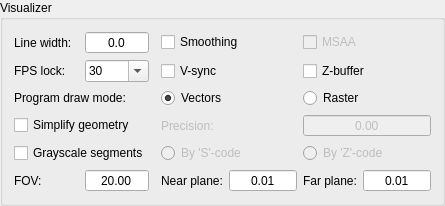
         <widget class="QGroupBox" name="grpVisualizer">
          <property name="title">
           <string>Visualizer</string>
          </property>
          <layout class="QVBoxLayout" name="verticalLayout_2">
           <item>
            <layout class="QGridLayout" name="gridLayout_5">
             <item row="1" column="4">
              <widget class="QCheckBox" name="chkZBuffer">
               <property name="text">
                <string>Z-buffer</string>
               </property>
              </widget>
             </item>
             <item row="0" column="4">
              <widget class="QCheckBox" name="radMSAA">
               <property name="enabled">
                <bool>false</bool>
               </property>
               <property name="text">
                <string>MSAA</string>
               </property>
              </widget>
             </item>
             <item row="0" column="0">
              <layout class="QHBoxLayout" name="horizontalLayout_4">
               <item>
                <widget class="QLabel" name="label_5">
                 <property name="text">
                  <string>Line width:</string>
                 </property>
                </widget>
               </item>
               <item>
                <widget class="QDoubleSpinBox" name="txtLineWidth">
                 <property name="alignment">
                  <set>Qt::AlignCenter</set>
                 </property>
                 <property name="buttonSymbols">
                  <enum>QAbstractSpinBox::NoButtons</enum>
                 </property>
                 <property name="decimals">
                  <number>1</number>
                 </property>
                 <property name="maximum">
                  <double>9.000000000000000</double>
                 </property>
                </widget>
               </item>
              </layout>
             </item>
             <item row="1" column="0">
              <layout class="QHBoxLayout" name="horizontalLayout_7">
               <item>
                <widget class="QLabel" name="label_7">
                 <property name="text">
                  <string>FPS lock:</string>
                 </property>
                </widget>
               </item>
               <item>
                <widget class="QComboBox" name="cboFps">
                 <property name="inputMethodHints">
                  <set>Qt::ImhDigitsOnly|Qt::ImhFormattedNumbersOnly</set>
                 </property>
                 <property name="editable">
                  <bool>true</bool>
                 </property>
                 <item>
                  <property name="text">
                   <string>30</string>
                  </property>
                 </item>
                 <item>
                  <property name="text">
                   <string>60</string>
                  </property>
                 </item>
                 <item>
                  <property name="text">
                   <string>120</string>
                  </property>
                 </item>
                </widget>
               </item>
              </layout>
             </item>
             <item row="2" column="0">
              <widget class="QLabel" name="label_6">
               <property name="text">
                <string>Program draw mode:</string>
               </property>
              </widget>
             </item>
             <item row="2" column="3">
              <widget class="QRadioButton" name="radDrawModeVectors">
               <property name="text">
                <string>Vectors</string>
               </property>
               <property name="checked">
                <bool>true</bool>
               </property>
               <property name="autoExclusive">
                <bool>false</bool>
               </property>
              </widget>
             </item>
             <item row="2" column="4">
              <widget class="QRadioButton" name="radDrawModeRaster">
               <property name="text">
                <string>Raster</string>
               </property>
               <property name="autoExclusive">
                <bool>false</bool>
               </property>
              </widget>
             </item>
             <item row="0" column="2">
              <spacer name="horizontalSpacer_5">
               <property name="orientation">
                <enum>Qt::Horizontal</enum>
               </property>
               <property name="sizeType">
                <enum>QSizePolicy::Fixed</enum>
               </property>
               <property name="sizeHint" stdset="0">
                <size>
                 <width>6</width>
                 <height>20</height>
                </size>
               </property>
              </spacer>
             </item>
             <item row="4" column="4">
              <widget class="QRadioButton" name="radGrayscaleZ">
               <property name="enabled">
                <bool>false</bool>
               </property>
               <property name="text">
                <string>By 'Z'-code</string>
               </property>
               <property name="autoExclusive">
                <bool>false</bool>
               </property>
              </widget>
             </item>
             <item row="4" column="3">
              <widget class="QRadioButton" name="radGrayscaleS">
               <property name="enabled">
                <bool>false</bool>
               </property>
               <property name="text">
                <string>By 'S'-code</string>
               </property>
               <property name="autoExclusive">
                <bool>false</bool>
               </property>
              </widget>
             </item>
             <item row="4" column="0">
              <widget class="QCheckBox" name="chkGrayscale">
               <property name="text">
                <string>Grayscale segments</string>
               </property>
              </widget>
             </item>
             <item row="3" column="4">
              <widget class="QDoubleSpinBox" name="txtSimplifyPrecision">
               <property name="enabled">
                <bool>false</bool>
               </property>
               <property name="alignment">
                <set>Qt::AlignCenter</set>
               </property>
               <property name="buttonSymbols">
                <enum>QAbstractSpinBox::NoButtons</enum>
               </property>
               <property name="decimals">
                <number>2</number>
               </property>
               <property name="maximum">
                <double>99.000000000000000</double>
               </property>
              </widget>
             </item>
             <item row="3" column="0">
              <widget class="QCheckBox" name="chkSimplify">
               <property name="text">
                <string>Simplify geometry</string>
               </property>
              </widget>
             </item>
             <item row="3" column="3">
              <widget class="QLabel" name="lblSimpilyPrecision">
               <property name="enabled">
                <bool>false</bool>
               </property>
               <property name="text">
                <string>Precision:</string>
               </property>
              </widget>
             </item>
             <item row="1" column="3">
              <widget class="QCheckBox" name="chkVSync">
               <property name="text">
                <string>V-sync</string>
               </property>
              </widget>
             </item>
             <item row="0" column="3">
              <widget class="QCheckBox" name="chkAntialiasing">
               <property name="text">
                <string>Smoothing</string>
               </property>
              </widget>
             </item>
             <item row="5" column="0">
                           <layout class="QHBoxLayout" name="horizontalLayout_1">
                             <item>
                             <widget class="QLabel" name="label_1">
                               <property name="text">
                               <string>FOV:</string>
                               </property>
                             </widget>
                             </item>
                             <item>
                               <widget class="QDoubleSpinBox" name="txtFov">
                                 <property name="alignment">
                                 <set>Qt::AlignCenter</set>
                                 </property>
                                 <property name="buttonSymbols">
                                 <enum>QAbstractSpinBox::NoButtons</enum>
                                 </property>
                                 <property name="decimals">
                                 <number>2</number>
                                 </property>
                                 <property name="minimum">
                                 <double>20</double>
                                 </property>
                                 <property name="maximum">
                                 <double>179</double>
                                 </property>
                               </widget>
                             </item>
                          </layout>
                         </item>
                         <item row="5" column="3">
                           <layout class="QHBoxLayout" name="horizontalLayout_5">
                             <item>
                             <widget class="QLabel" name="label_8">
                               <property name="text">
                               <string>Near plane:</string>
                               </property>
                             </widget>
                             </item>
                             <item>
                               <widget class="QDoubleSpinBox" name="txtNear">
                                 <property name="alignment">
                                 <set>Qt::AlignCenter</set>
                                 </property>
                                 <property name="buttonSymbols">
                                 <enum>QAbstractSpinBox::NoButtons</enum>
                                 </property>
                                 <property name="decimals">
                                 <number>2</number>
                                 </property>
                                 <property name="minimum">
                                 <double>0.01</double>
                                 </property>
                                 <property name="maximum">
                                 <double>100000.00</double>
                                 </property>
                               </widget>
                             </item>
                           </layout>
                         </item>
                         <item row="5" column="4">
                           <layout class="QHBoxLayout" name="horizontalLayout_6">
                             <item>
                             <widget class="QLabel" name="label_9">
                               <property name="text">
                               <string>Far plane:</string>
                               </property>
                             </widget>
                             </item>
                             <item>
                               <widget class="QDoubleSpinBox" name="txtFar">
                                 <property name="alignment">
                                 <set>Qt::AlignCenter</set>
                                 </property>
                                 <property name="buttonSymbols">
                                 <enum>QAbstractSpinBox::NoButtons</enum>
                                 </property>
                                 <property name="decimals">
                                 <number>2</number>
                                 </property>
                                 <property name="minimum">
                                 <double>0.01</double>
                                 </property>
                                 <property name="maximum">
                                 <double>100000.00</double>
                                 </property>
                               </widget>
                             </item>
                           </layout>
                         </item>
            </layout>
           </item>
          </layout>
         </widget>
